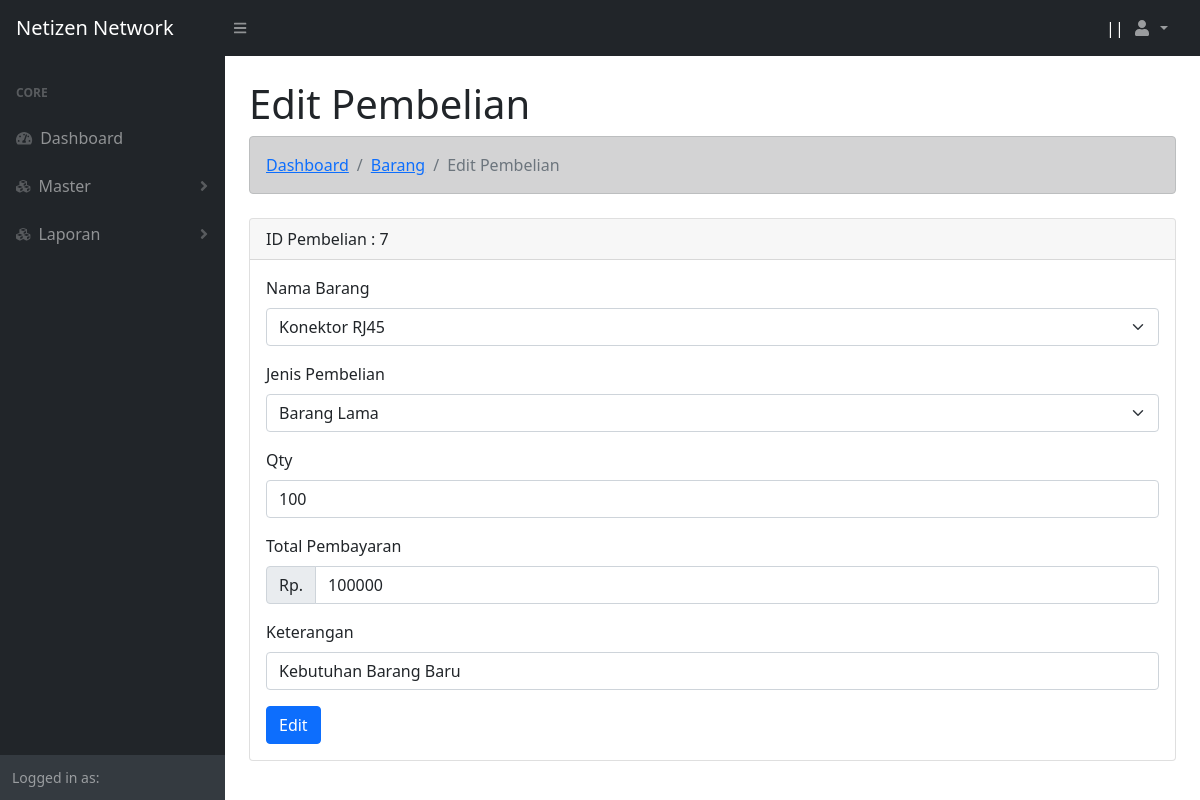
Page /operasional/edit_pembelian.php?id_pembelian=7 on the committed database.
### tables this page shows
CREATE TABLE `tbl_pembelian` (
  `id_pembelian` int(11) NOT NULL,
  `nik` varchar(15) NOT NULL,
  `id_barang` int(11) NOT NULL,
  `jenis_pembelian` varchar(15) NOT NULL,
  `qty` int(5) NOT NULL,
  `harga` int(10) NOT NULL,
  `tanggal_pembelian` date NOT NULL,
  `keterangan` text NOT NULL,
  `status` int(1) NOT NULL
);

CREATE TABLE `tbl_barang` (
  `id_barang` int(11) NOT NULL,
  `nama_barang` varchar(20) NOT NULL,
  `stok` int(5) NOT NULL,
  `sisa_stok` int(10) NOT NULL
);

### functions.php (called while the page is built, shortened)
<?php
$koneksi = mysqli_connect("localhost","root","","webmanagement");
function query($query){
    global $koneksi;
    $result = mysqli_query($koneksi, $query);
    $rows = [];
    while ($row = mysqli_fetch_assoc($result)){
        $rows[] = $row;
    }
    return $rows;
}
?>

### operasional/edit_pembelian.php (the view, shortened to what this page needs)
<?php
    require '../functions.php';
    $pembelian = query("SELECT * from tbl_pembelian inner join tbl_barang on tbl_pembelian.id_barang = tbl_barang.id_barang where id_pembelian = '$_GET[id_pembelian]'")[0];
?>
<!DOCTYPE html>
<html lang="en">
<head>
    <?php include "view/head.php";?>
</head>
<body class="sb-nav-fixed">
    <?php
        include "view/navbar.php";
        include "view/sidebar.php";
    ?>
    <div id="layoutSidenav_content">
        <main>
            <div class="container-fluid px-4">
                        <h1 class="mt-4">Edit Pembelian</h1>
                        <ol class="breadcrumb alert alert-dark mb-4">
                            <li class="breadcrumb-item"><a href="index.php"> Dashboard </a></li>
                            <li class="breadcrumb-item"><a href="lihat_stok.php"> Barang </a></li>
                            <li class="breadcrumb-item active"> Edit Pembelian</li>
                        </ol>
                        <div class="row">
                            <div class="col">
                                <div class="card">
                                    <div class="card-header">
                                        ID Pembelian : <?=$pembelian["id_pembelian"];?>
                                    </div>
                                    <div class="card-body">
                                        <form action="" method="POST">
                                            <div class="mb-3">
                                                <label class="form-label" for="">Nama Barang</label>
                                                <select class="form-select" name="id_barang" id="" required>
                                                    <option value="<?=$pembelian["id_barang"];?>" selected hidden><?=$pembelian["nama_barang"];?></option>
                                                </select>
                                            </div>
                                            <div class="mb-3">
                                                <label class="form-label" for="nik">Jenis Pembelian</label>
                                                <select class="form-select" name="jenis_pembelian" id="" required>
                                                    <option value="<?=$pembelian["jenis_pembelian"];?>" selected hidden><?=$pembelian["jenis_pembelian"];?></option>
                                                </select>
                                            </div>
                                            <div class="mb-3">
                                                <label class="form-label" for="">Qty</label>
                                                <input class="form-control" type="text" name="qty" value="<?= $pembelian["qty"];?>" required>
                                            </div>
                                            <div class="mb-3">
                                                <label class="form-label" for="">Total Pembayaran</label>
                                                <div class="input-group">
                                                    <span class="input-group-text" >Rp.</span>
                                                    <input class="form-control" type="number" name="harga" value="<?= $pembelian["harga"];?>" required>
                                                </div>
                                            </div>
                                            <div class="mb-3">
                                                <label class="form-label" for="">Keterangan</label>
                                                <input class="form-control" type="text" name="keterangan" value="<?= $pembelian["keterangan"];?>" required>
                                            </div>
                                            <button class="btn btn-primary" name="submit" type="submit">Edit </button>
                                        </form>
                                    </div>
                                </div>
                            </div>
                        </div>
                    </div>
        </main>
    </div>
</body>
</html>

### rows in the picture
tbl_pembelian: id_pembelian "7", id_barang "Konektor RJ45", jenis_pembelian "Barang Lama", qty "100", harga "100000", keterangan "Kebutuhan Barang Baru"
